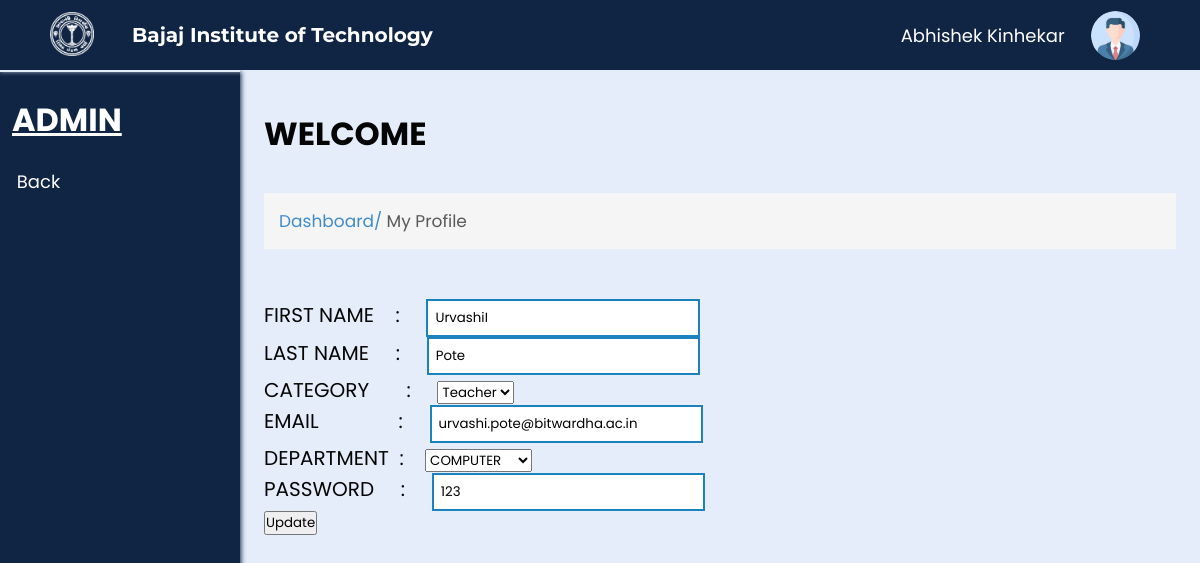
Screenshot of /edit.php?fname=UrvashiI (signed in) with the database file from the repository.
### tables this page shows
CREATE TABLE `users` (
  `userid` varchar(20) NOT NULL,
  `fname` text NOT NULL,
  `lname` text NOT NULL,
  `email` varchar(50) NOT NULL,
  `dept` text NOT NULL,
  `password` varchar(20) NOT NULL,
  `category` text NOT NULL,
  `semester` char(5) DEFAULT NULL,
  `year` char(5) DEFAULT NULL,
  `section` char(1) DEFAULT NULL,
  `contact` int(11) NOT NULL
);

### check.php (called while the page is built, shortened)
<?php
$fname = $_SESSION['fname'];
$lname = $_SESSION['lname'];
?>

### edit.php (the view, shortened to what this page needs)
<?php
include('connect.php');
include('check.php');
?>
<html lang="en">
<head>
  <link rel="stylesheet" href="css/common.css?v=<?php echo time(); ?>">
  <link rel="stylesheet" href="css/edit.css?v=<?php echo time(); ?>">
  <link rel="stylesheet" href="css/form.css?v=<?php echo time(); ?>">
</head>
<body>
<div class="nav">
    <div class="img">
      <img id="img" src="images/bitlogo_transparent.png" alt="BIT Logo">
    </div>
    <h2 id="heading">Bajaj Institute of Technology</h2>
    <div class="links" id="links">
      <p class="input"><?php echo $fname, " ", $lname; ?></p>
      <div class="account_div" onclick="profileAccount();">
        <img class="account_img" src="images/user.png" alt="User" width="7%" style="border-radius: 50%;">
      </div>
    </div>
  </div>
  <div class="spaces"></div>
  <div class="full">
    <div class="left">
      <h1>ADMIN</h1>
      <ul>
        <li><a href="ManageUser.php">Back</a></li>
      </ul>
    </div>
    <div class="right">
      <h1>WELCOME</h1>
      <br>
      <p>Dashboard/ <span>My Profile</span></p>
      <br>
      <br>
    <?php
  if (isset($_GET['fname'])) {
    $fname = mysqli_real_escape_string($conn, $_GET['fname']);
    $query = "SELECT * FROM users WHERE fname= '$fname' ";
    $query_run = mysqli_query($conn, $query);
    if (mysqli_num_rows($query_run) > 0) {
      $user = mysqli_fetch_array($query_run);
  ?>
      <form action="Action.php" method="POST">
        <div>
          <label>FIRST NAME&nbsp;&nbsp;&nbsp; : &nbsp;&nbsp;&nbsp;</label>
          <input type="text" name="FNAME" value="<?= $user['fname'] ?>" required>
        </div>
        <div>
          <label>LAST NAME&nbsp;&nbsp;&nbsp;&nbsp; : &nbsp;&nbsp;&nbsp;</label>
          <input type="text" name="LNAME" value="<?= $user['lname'] ?>" required>
        </div>
        <div>
          <label>CATEGORY&nbsp;&nbsp;&nbsp;&nbsp;&nbsp;&nbsp; :&nbsp;&nbsp;&nbsp;&nbsp;</label>
          <select name="CATEGORY">
            <option value="Teacher" selected>Teacher</option>
          </select>
        </div>
        <div class="email">
          <label>EMAIL &nbsp;&nbsp;&nbsp;&nbsp;&nbsp;&nbsp;&nbsp;&nbsp;&nbsp;&nbsp;&nbsp;&nbsp;&nbsp; :&nbsp;&nbsp;&nbsp;&nbsp;</label>
          <input type="text" name="EMAIL" value="<?= $user['email'] ?>" required>
        </div>
        <div>
          <label>DEPARTMENT&nbsp; :&nbsp;&nbsp;&nbsp;</label>
          <select name="DEPARTMENT">
            <option value="COMPUTER" selected>COMPUTER</option>
          </select>
        </div>
        <div>
          <label>PASSWORD&nbsp;&nbsp;&nbsp;&nbsp;&nbsp;:&nbsp;&nbsp;&nbsp;&nbsp</label>
          <input type="text" name="PASSWORD" value="<?= $user['password'] ?>" required>
        </div>
        <button classtype="submit" name="Update">Update</button>
      </form>
  <?php
    } else {
      echo "No such record found";
    }
  }
  ?>
   </div>
</body>
</html>

### css/common.css (style rules this page uses)
* { margin: 0; padding: 0; box-sizing: border-box; font-family: 'Poppins', sans-serif; }
body { background-color: #E4EDF9; }
.nav { background-color: #102543; position: fixed; width: 100%; z-index: 100; height: 70px; box-shadow: 0px 1px 5px #E4EDF9; transition: 0.5s; }
.nav .img { transition: 0.5s; margin-left: 2%; padding: 1%; text-align: center; height: 100%; float: left; width: 8%; }
#img { height: 95%; transition: 0.5s; }
.nav .img img { height: 100%; width: auto; }
.links img { width: auto; height: 70%; cursor: pointer; }
.nav h2 { transition: 0.5s; color: white; display: flex; height: 70px; font-size: 20px; float: left; width: 30%; align-items: center; padding: 1%; font-family: 'Montserrat', sans-serif; }
.nav .links { margin-right: 5%; transition: 0.5s; display: flex; height: 70px; float: left; width: 55%; align-items: center; justify-content: right; gap: 4%; font-family: 'Montserrat', sans-serif; }
.spaces { height: 70px; }
.full { width: 100%; max-width: 100%; min-height: 100%; margin: 0px; }
.left { height: 100vh; width: 20vw; background-color: #102543; color: white; border-top: 2px solid #E4EDF9; box-shadow: 1px 0px 5px #102543; position: fixed; }
.left h1 { margin: 10% 5%; text-decoration: underline; }
.right { width: 100%; padding: 5vh 2vw; padding-left: 22vw; color: rgb(5, 5, 5); }
.left ul { list-style-type: none; margin: 10% 7%; }
.left li { cursor: pointer; font-size: 18px; margin-top: 7%; transition: 0.5s; }
.left li a { text-decoration: none; color: white; }
.right>p { margin-top: 10px; font-size: 17px; padding: 15px; background-color: #F5F5F5; color: #428BCA; }
.right>p span { color: rgb(89, 89, 89); }
.account_div { text-align: center; }
.links .input { background-color: transparent; border: 0; color: white; font-size: 18px; }

### css/form.css (style rules this page uses)
form { font-size: 20px; }
input[type=text] { width: 30%; padding: 7px; border: 2px solid #1B81BF; }

### rows the page displays
users: FNAME "UrvashiI", LNAME "Pote", EMAIL "urvashi.pote@bitwardha.ac.in", PASSWORD "123"

### other values shown
$fname "Abhishek"
$lname "Kinhekar"
